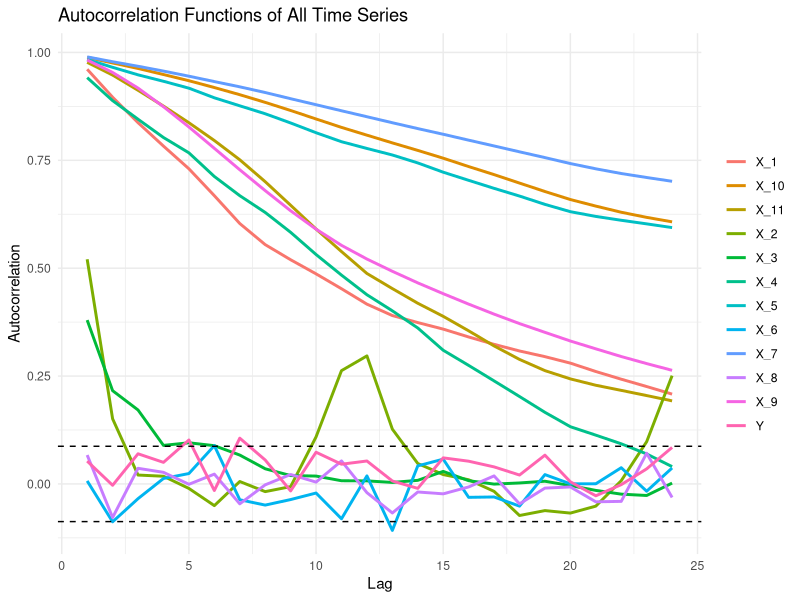

The R source for this figure:
rm(list = ls())
library(forecast)
library(ggplot2)

Data <- read.csv("Equity_Premium.csv")
Matrix <- as.matrix(Data)
Y <- Matrix[, 2, drop = FALSE]
x_dfy <- Matrix[, 3, drop = FALSE]
x_infl <- Matrix[, 4, drop = FALSE]
x_svar <- Matrix[, 5, drop = FALSE]
x_tms <- Matrix[, 6, drop = FALSE]
x_tbl <- Matrix[, 7, drop = FALSE]
x_dfr <- Matrix[, 8, drop = FALSE]
x_dp <- Matrix[, 9, drop = FALSE]
x_ltr <- Matrix[, 10, drop = FALSE]
x_ep <- Matrix[, 11, drop = FALSE]
x_bmr <- Matrix[, 12, drop = FALSE]
x_ntis <- Matrix[, 13, drop = FALSE]
X <- cbind(x_dfy, x_infl, x_svar, x_tms, x_tbl, x_dfr, x_dp, x_ltr, x_ep, x_bmr, x_ntis)

combined_data <- cbind(X, Y)
colnames(combined_data) <- c(paste0("X_", 1:ncol(X)), "Y")

acf_data <- data.frame(Lag = integer(), ACF = numeric(), Series = character())

for (i in 1:ncol(combined_data)) {
  ts_data <- combined_data[, i]
  series_name <- colnames(combined_data)[i]
  
  acf_result <- acf(ts_data, lag.max = 24, plot = FALSE)
  acf_values <- acf_result$acf[-1]
  lags <- 1:24
  
  acf_data <- rbind(acf_data, data.frame(Lag = lags, ACF = acf_values, Series = series_name))
}

conf_level <- qnorm(0.975) / sqrt(nrow(combined_data))

acf_plot <- ggplot(acf_data, aes(x = Lag, y = ACF, color = Series, group = Series)) +
  geom_line(linewidth = 1) +
  geom_hline(yintercept = c(conf_level, -conf_level), linetype = "dashed", color = "black") +
  labs(title = "Autocorrelation Functions of All Time Series",
       x = "Lag",
       y = "Autocorrelation") +
  theme_minimal() +
  theme(legend.title = element_blank()) # Remove legend title

ggsave("Combined_ACF_Plot.png", plot = acf_plot, width = 10, height = 6)

print(acf_plot)
